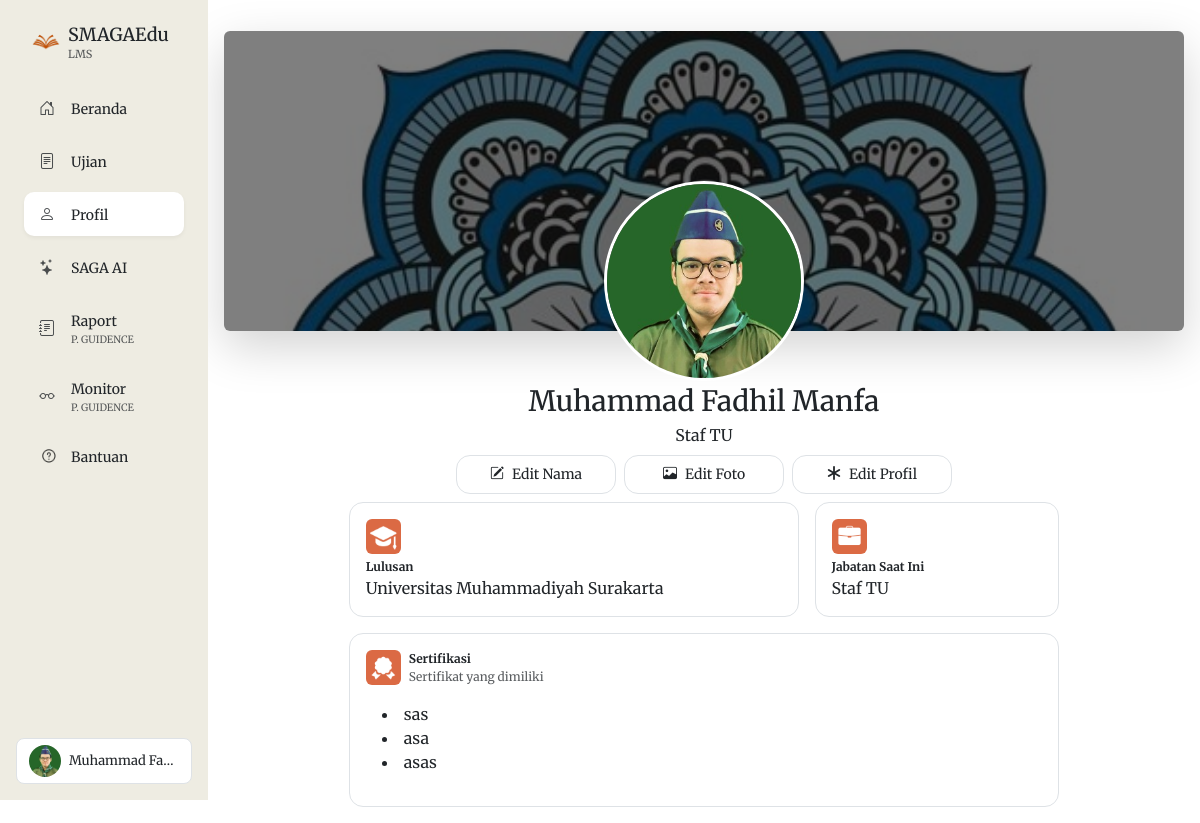
Page /profil_guru.php (signed in) on the committed database.
### tables this page shows
CREATE TABLE `guru` (
  `id` int(11) NOT NULL,
  `username` varchar(100) NOT NULL,
  `password` varchar(100) NOT NULL,
  `namaLengkap` varchar(100) NOT NULL,
  `namaSebutan` varchar(1000) NOT NULL,
  `jabatan` varchar(1000) NOT NULL,
  `foto_profil` varchar(255) DEFAULT NULL,
  `foto_latarbelakang` varchar(255) DEFAULT NULL,
  `universitas` varchar(100) DEFAULT NULL,
  `sertifikasi1` text DEFAULT NULL,
  `sertifikasi2` text DEFAULT NULL,
  `sertifikasi3` text DEFAULT NULL,
  `publikasi1` text DEFAULT NULL,
  `publikasi2` text DEFAULT NULL,
  `publikasi3` text DEFAULT NULL,
  `proyek1` text DEFAULT NULL,
  `proyek2` text DEFAULT NULL,
  `proyek3` text DEFAULT NULL,
  `pendidikan_s1` varchar(255) DEFAULT NULL,
  `pendidikan_s2` varchar(255) DEFAULT NULL,
  `pendidikan_lainnya` varchar(255) DEFAULT NULL
);

### profil_guru.php (the view, shortened to what this page needs)
<?php
require "koneksi.php";
if (isset($_GET['username'])) {
    $username = mysqli_real_escape_string($koneksi, $_GET['username']);
} else {
    $username = $_SESSION['userid'];
}
$query = "SELECT * FROM guru WHERE username = '$username'";
$result = mysqli_query($koneksi, $query);
$guru = mysqli_fetch_assoc($result);
?>
<!DOCTYPE html>
<html lang="en">
<head>
    <link href="https://cdn.jsdelivr.net/npm/bootstrap@5.3.3/dist/css/bootstrap.min.css" rel="stylesheet">
    <link rel="stylesheet" href="https://cdn.jsdelivr.net/npm/bootstrap-icons@1.11.3/font/bootstrap-icons.min.css">
    <link rel="stylesheet" href="https://cdnjs.cloudflare.com/ajax/libs/cropperjs/1.5.12/cropper.min.css">
</head>
<body>
    <div class="container-fluid">
        <div class="row">
            <?php include 'includes/sidebar.php'; ?>
        </div>
    </div>
    <div class="col col-inti p-0 p-md-3">
        <div style="text-align: center;" class="section animate-fade-in">
            <img src="<?php echo !empty($guru['foto_profil']) ? 'uploads/profil/' . $guru['foto_profil'] : 'assets/pp.png'; ?>" alt="" width="200px" class="rounded-circle" style="background-color: white; margin-top: -150px; z-index: 10; position: relative; border: 3px solid white;">
        </div>
        <div class="text-center mt-1 section animate-fade-in">
            <h3 class="p-0 m-1"><?php echo htmlspecialchars($guru['namaLengkap']); ?></h3>
            <p class="p-0 m-0"><?php echo htmlspecialchars($guru['jabatan']); ?></p>
        </div>
        <div class="mt-2 text-center d-flex flex-column flex-md-row flex-wrap justify-content-center gap-2 section animate-fade-in">
            <button class="btn border d-flex align-items-center justify-content-center gap-2 px-3 py-2 hover-effect" style="font-size: 14px; min-width: 160px;" data-bs-toggle="modal" data-bs-target="#gantinama">
                <i class="bi bi-pencil-square"></i>
                <span>Edit Nama</span>
            </button>
            <button class="btn border d-flex align-items-center justify-content-center gap-2 px-3 py-2 hover-effect" style="font-size: 14px; min-width: 160px;" data-bs-toggle="modal" data-bs-target="#gantifoto">
                <i class="bi bi-image"></i>
                <span>Edit Foto</span>
            </button>
            <button class="btn border d-flex align-items-center justify-content-center gap-2 px-3 py-2 hover-effect" style="font-size: 14px; min-width: 160px;" data-bs-toggle="modal" data-bs-target="#gantilebih">
                <i class="bi bi-asterisk"></i>
                <span>Edit Profil</span>
            </button>
        </div>
        <div class="col d-flex justify-content-center mt-2 ">
            <div class="row ">
                <div class=" section animate-fade-in">
                    <div class="d-flex gap-3 flex-column flex-md-row">
                        <?php if (!empty($guru['pendidikan_s1'])): ?>
                            <div class="border p-3 flex-fill" style="border-radius: 14px;">
                                <img src="assets/lulusan.png" alt="" width="35px" height="35px" class="rounded">
                                <div>
                                    <p style="font-size: 12px; font-weight: bold;" class="p-0 m-0 pt-1">Lulusan</h6>
                                    <p class="p-0 m-0"><?php echo htmlspecialchars($guru['pendidikan_s1']); ?></p>
                                </div>
                            </div>
                        <?php endif; ?>
                        <?php if (!empty($guru['jabatan'])): ?>
                            <div class="border p-3 flex-fill" style="border-radius: 14px;">
                                <img src="assets/jabatan.png" alt="" width="35px" height="35px" class="rounded">
                                <div>
                                    <p style="font-size: 12px; font-weight: bold;" class="p-0 m-0 pt-1">Jabatan Saat Ini</h6>
                                    <p class="p-0 m-0"><?php echo htmlspecialchars($guru['jabatan']); ?></p>
                                </div>
                            </div>
                        <?php endif; ?>
                    </div>
                </div>
                <?php if (!empty($guru['sertifikasi1']) || !empty($guru['sertifikasi2']) || !empty($guru['sertifikasi3'])): ?>
                    <div class="d-flex mt-3">
                        <div class="border p-3 flex-fill" style="border-radius: 14px;">
                            <div class="d-flex gap-2 align-items-center">
                                <img src="assets/sertifikat.png" alt="" width="35px" height="35px" class="rounded">
                                <div>
                                    <p style="font-size: 12px; font-weight: bold;" class="p-0 m-0">Sertifikasi</h6>
                                    <p style="font-size: 12px;" class="text-muted p-0 m-0">Sertifikat yang dimiliki</p>
                                </div>
                            </div>
                            <div class="p-3">
                                <?php if (!empty($guru['sertifikasi1'])): ?>
                                    <li><?php echo htmlspecialchars($guru['sertifikasi1']); ?></li>
                                <?php endif; ?>
                                <?php if (!empty($guru['sertifikasi2'])): ?>
                                    <li><?php echo htmlspecialchars($guru['sertifikasi2']); ?></li>
                                <?php endif; ?>
                                <?php if (!empty($guru['sertifikasi3'])): ?>
                                    <li><?php echo htmlspecialchars($guru['sertifikasi3']); ?></li>
                                <?php endif; ?>
                            </div>
                        </div>
                    </div>
                <?php endif; ?>
            </div>
        </div>
    </div>
</body>
</html>

### includes/sidebar.php (shortened to what this page needs)
<?php
$is_guru = $_SESSION['level'] == 'guru';
$is_admin = $_SESSION['level'] == 'admin';
?>
<div class="col-auto vh-100 p-3 p-md-4 menu-samping d-none d-md-block" style="background-color:rgb(238, 236, 226)">
    <div class="ps-2 mb-4">
        <a href="<?php echo $is_admin ? 'beranda_admin.php' : ($is_guru ? 'beranda_guru.php' : 'beranda.php'); ?>" class="text-decoration-none text-dark d-flex align-items-center gap-2">
            <img src="assets/smagaedu.png" alt="" width="28" class="logo_orange">
            <div>
                <h1 class="m-0" style="font-size: 18px;">SMAGAEdu</h1>
                <p class="m-0 text-muted" style="font-size: 11px;"><?php echo $is_admin ? 'ADMINISTRATOR' : 'LMS'; ?></p>
            </div>
        </a>
    </div>
    <div class="d-flex flex-column gap-1">
        <?php
        if ($is_admin) {
            $menu_items = [
                ['url' => 'beranda_admin.php', 'icon' => 'bi-house-door', 'text' => 'Beranda'],
                ['url' => 'ujian_admin.php', 'icon' => 'bi-file-text', 'text' => 'Ujian'],
                ['url' => 'guru_admin.php', 'icon' => 'bi-person-badge', 'text' => 'Guru'],
                ['url' => 'siswa_admin.php', 'icon' => 'bi-people', 'text' => 'Siswa'],
                ['url' => 'pg_admin.php', 'icon' => 'bi-journal-text', 'text' => 'Monitor', 'subtitle' => 'P. GUIDENCE'],
                ['url' => 'bantuan.php', 'icon' => 'bantuan_outfill.png', 'text' => 'Bantuan', 'is_image' => true]
            ];
        } elseif ($is_guru) {
            $menu_items = [
                ['url' => 'beranda_guru.php', 'icon' => 'bi-house-door', 'text' => 'Beranda'],
                ['url' => 'ujian_guru.php', 'icon' => 'bi-file-text', 'text' => 'Ujian'],
                ['url' => 'profil_guru.php', 'icon' => 'bi-person', 'text' => 'Profil'],
                ['url' => 'ai_guru.php', 'icon' => 'bi-stars', 'text' => 'SAGA AI'],
                ['url' => 'raport_pg.php', 'icon' => 'bi-journal-text', 'text' => 'Raport', 'subtitle' => 'P. GUIDENCE'],
                ['url' => 'monitor_pg.php', 'icon' => 'bi-eyeglasses', 'text' => 'Monitor', 'subtitle' => 'P. GUIDENCE'],
                ['url' => 'bantuan.php', 'icon' => 'bantuan_outfill.png', 'text' => 'Bantuan', 'is_image' => true]
            ];
        }
        $current_page = basename($_SERVER['PHP_SELF']);
        foreach($menu_items as $item) {
            $is_active = ($current_page === $item['url']) ? 'active' : '';
            ?>
            <a href="<?= $item['url'] ?>" class="text-decoration-none text-dark">
                <div class="menu-item <?= $is_active ?> d-flex align-items-center">
                    <?php if(isset($item['is_image']) && $item['is_image']): ?>
                        <img src="assets/<?= $item['icon'] ?>" alt="" class="menu-icon">
                    <?php else: ?>
                        <i class="bi <?= $item['icon'] ?> menu-icon"></i>
                    <?php endif; ?>
                    <div>
                        <span class="menu-text m-0 p-0"><?= $item['text'] ?></span>
                        <?php if(isset($item['subtitle'])): ?>
                            <p class="text-muted m-0 p-0" style="font-size: 10px;"><?= $item['subtitle'] ?></p>
                        <?php endif; ?>
                    </div>
                </div>
            </a>
        <?php } ?>
    </div>
    <div class="mt-auto position-absolute bottom-0 start-0 p-3 w-100">
        <div class="dropdown">
            <button class="btn d-flex align-items-center gap-2 w-100 rounded-3 border bg-white" type="button" data-bs-toggle="dropdown">
                <img src="<?php echo ($is_guru || $is_admin) ?
                    (!empty($guru['foto_profil']) ? 'uploads/profil/'.$guru['foto_profil'] : 'assets/pp.png') :
                    (!empty($siswa['photo_url']) ? $siswa['photo_url'] : 'assets/pp.png'); ?>"
                    width="32" class="rounded-circle">
                <span class="text-truncate" style="font-size: 13px;">
                    <?php
                    if ($is_admin) {
                        echo $guru['namaLengkap'] . ' <span class="badge bg-danger ms-1">Admin</span>';
                    } else {
                        echo $is_guru ? $guru['namaLengkap'] : $siswa['nama'];
                    }
                    ?>
                </span>
            </button>
        </div>
    </div>
</div>

### profil_guru.php (style rules this page uses)
body { font-family: merriweather; }
.btn { transition: background-color 0.3s ease; border: 0; border-radius: 5px; }
.col-inti { margin-left: 0; padding: 1rem; max-width: 100%; animation: fadeInUp 0.5s; opacity: 1; }
@media (min-width: 768px) { .col-inti { margin-left: 13rem; margin-top: 0; padding: 2rem; } }
.hover-effect { transition: all 0.3s ease; border: 1px solid #ddd; background: white; border-radius: 14px; }
.section { transition: all 0.3s ease; }

### includes/styles.php (style rules this page uses)
.menu-samping { position: fixed; width: 13rem; z-index: 1000; }
.menu-item { padding: 10px 15px; border-radius: 10px; transition: all 0.3s ease; margin-bottom: 5px; }
.menu-item.active { background-color: white; box-shadow: 0 2px 4px rgba(0,0,0,0.05); }
.menu-text { font-size: 14px; margin: 0; }
.menu-icon { width: 20px; margin-right: 12px; opacity: 0.8; }

### rows in the picture
guru: foto_profil (picture), namaLengkap "Muhammad Fa…", namaLengkap "Muhammad Fadhil Manfa", jabatan "Staf TU", pendidikan_s1 "Universitas Muhammadiyah Surakarta", sertifikasi1 "sas", sertifikasi2 "asa", sertifikasi3 "asas"

### other values in the picture
$item['text'] "Beranda"
$item['text'] "Ujian"
$item['text'] "Profil"
$item['text'] "SAGA AI"
$item['text'] "Raport"
$item['subtitle'] "P. GUIDENCE"
$item['text'] "Monitor"
$item['text'] "Bantuan"
